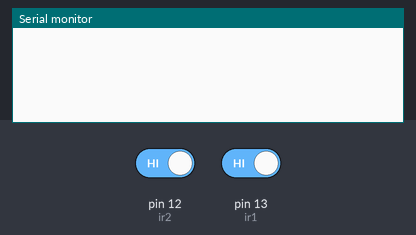
Recording of a sketch running on a simulated Arduino Uno, built with avr-gcc and run on an emulated ATmega328P. Shown: the last lines printed to the serial monitor. The test bench sets the inputs (shaded band); at power-on: pin 12 (ir2) HIGH, pin 13 (ir1) HIGH.

Above: at 1.2 s.
1.3 s: pin 12 (ir2) driven LOW
At 2.1 s:
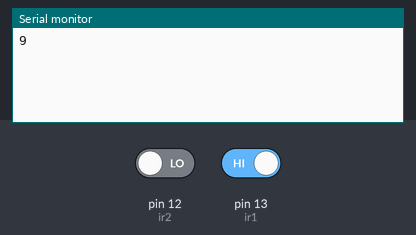
3.8 s: pin 13 (ir1) driven LOW
At 5.1 s:
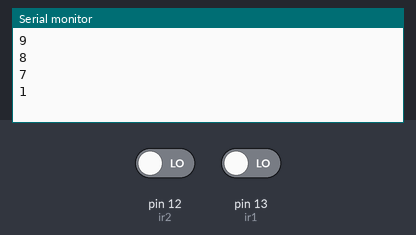
5.3 s: pin 12 (ir2) driven HIGH
Timing chart, 0 to 8.3 s (numbered marks = the images above; inputs shaded):
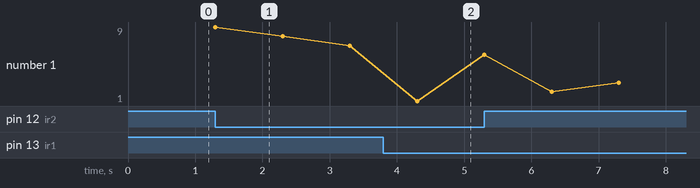

The sketch:

13_cps_using_irsensors.ino
```cpp
int ir1=13;
int ir2=12;
int number=10;
int ir1_out=LOW;
int ir2_out=LOW;
int count=0;
void setup()
{
  pinMode (ir1,INPUT);
  pinMode (ir2,INPUT);
  Serial.begin(9600);
}
void loop()
{
  ir1_out=digitalRead(ir1);
  ir2_out=digitalRead(ir2);
  if(ir1_out==LOW)
  {
    count++;
    if(count>number)
    {
      count=1;
    }
    Serial.println(count);
    delay(1000);
  }
  if (ir2_out==LOW)
  {
    if (number)
    {
      number--;
      Serial.println(number);
      delay(1000);
    }
  }
}
```

Measured:
- after the input at 1.3 s, the serial monitor: prints a new line at once (image 1)
- after the input at 3.8 s, the serial monitor: prints a new line after 0.50 s (image 2)
- plotted number 1: 7 → 1 after the input at 3.8 s
